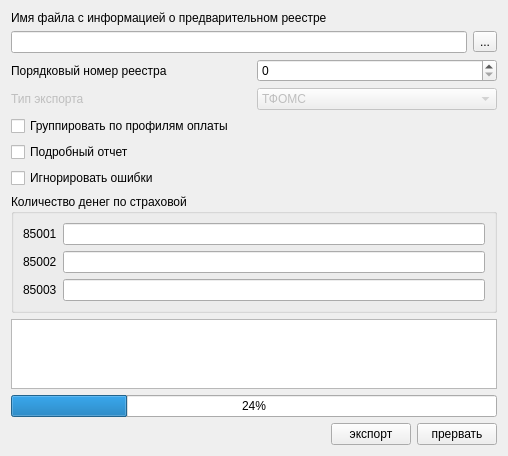
<?xml version="1.0" encoding="UTF-8"?>
<ui version="4.0">
 <class>ExportPage1</class>
 <widget class="QWidget" name="ExportPage1">
  <property name="geometry">
   <rect>
    <x>0</x>
    <y>0</y>
    <width>508</width>
    <height>436</height>
   </rect>
  </property>
  <property name="windowTitle">
   <string>Form</string>
  </property>
  <layout class="QVBoxLayout" name="verticalLayout">
   <item>
    <widget class="QLabel" name="lblServiceInfoFileName">
     <property name="text">
      <string>Имя файла с информацией о предварительном реестре</string>
     </property>
    </widget>
   </item>
   <item>
    <layout class="QHBoxLayout" name="horizontalLayout">
     <item>
      <widget class="QLineEdit" name="edtServiceInfoFileName"/>
     </item>
     <item>
      <widget class="QToolButton" name="btnSelectServiceInfoFileName">
       <property name="text">
        <string>...</string>
       </property>
      </widget>
     </item>
    </layout>
   </item>
   <item>
    <layout class="QHBoxLayout" name="horizontalLayout_5">
     <item>
      <widget class="QLabel" name="lblRegistryNumber">
       <property name="text">
        <string>Порядковый номер реестра</string>
       </property>
      </widget>
     </item>
     <item>
      <widget class="QSpinBox" name="edtRegistryNumber"/>
     </item>
    </layout>
   </item>
   <item>
    <layout class="QHBoxLayout" name="horizontalLayout_3">
     <item>
      <widget class="QLabel" name="lblExportType">
       <property name="enabled">
        <bool>false</bool>
       </property>
       <property name="text">
        <string>Тип экспорта</string>
       </property>
      </widget>
     </item>
     <item>
      <widget class="QComboBox" name="cmbExportType">
       <property name="enabled">
        <bool>false</bool>
       </property>
       <item>
        <property name="text">
         <string>ТФОМС</string>
        </property>
       </item>
       <item>
        <property name="text">
         <string>Внутритерриториальные 2012</string>
        </property>
       </item>
       <item>
        <property name="text">
         <string>Иногородние 2011.11</string>
        </property>
       </item>
      </widget>
     </item>
    </layout>
   </item>
   <item>
    <widget class="QCheckBox" name="chkGroupByService">
     <property name="text">
      <string>Группировать по профилям оплаты</string>
     </property>
    </widget>
   </item>
   <item>
    <widget class="QCheckBox" name="chkVerboseLog">
     <property name="text">
      <string>Подробный отчет</string>
     </property>
    </widget>
   </item>
   <item>
    <widget class="QCheckBox" name="chkIgnoreErrors">
     <property name="text">
      <string>Игнорировать ошибки</string>
     </property>
    </widget>
   </item>
   <item>
    <widget class="QGroupBox" name="grbSMO">
     <property name="title">
      <string>Количество денег по страховой</string>
     </property>
     <layout class="QGridLayout" name="gridLayout">
      <item row="0" column="0">
       <widget class="QLabel" name="lbl85001">
        <property name="text">
         <string>85001</string>
        </property>
       </widget>
      </item>
      <item row="1" column="0">
       <widget class="QLabel" name="lbl85002">
        <property name="text">
         <string>85002</string>
        </property>
       </widget>
      </item>
      <item row="2" column="0">
       <widget class="QLabel" name="lbl85003">
        <property name="text">
         <string>85003</string>
        </property>
       </widget>
      </item>
      <item row="0" column="1">
       <widget class="QLineEdit" name="edt85001"/>
      </item>
      <item row="1" column="1">
       <widget class="QLineEdit" name="edt85002"/>
      </item>
      <item row="2" column="1">
       <widget class="QLineEdit" name="edt85003"/>
      </item>
     </layout>
    </widget>
   </item>
   <item>
    <widget class="QTextBrowser" name="logBrowser"/>
   </item>
   <item>
    <widget class="CProgressBar" name="progressBar">
     <property name="value">
      <number>24</number>
     </property>
    </widget>
   </item>
   <item>
    <spacer>
     <property name="orientation">
      <enum>Qt::Vertical</enum>
     </property>
     <property name="sizeHint" stdset="0">
      <size>
       <width>20</width>
       <height>40</height>
      </size>
     </property>
    </spacer>
   </item>
   <item>
    <layout class="QHBoxLayout" name="horizontalLayout_2">
     <item>
      <spacer>
       <property name="orientation">
        <enum>Qt::Horizontal</enum>
       </property>
       <property name="sizeHint" stdset="0">
        <size>
         <width>40</width>
         <height>20</height>
        </size>
       </property>
      </spacer>
     </item>
     <item>
      <widget class="QPushButton" name="btnExport">
       <property name="text">
        <string>экспорт</string>
       </property>
      </widget>
     </item>
     <item>
      <widget class="QPushButton" name="btnCancel">
       <property name="text">
        <string>прервать</string>
       </property>
      </widget>
     </item>
    </layout>
   </item>
  </layout>
 </widget>
 <customwidgets>
  <customwidget>
   <class>CProgressBar</class>
   <extends>QProgressBar</extends>
   <header>library/ProgressBar.h</header>
  </customwidget>
 </customwidgets>
 <resources/>
 <connections/>
</ui>
